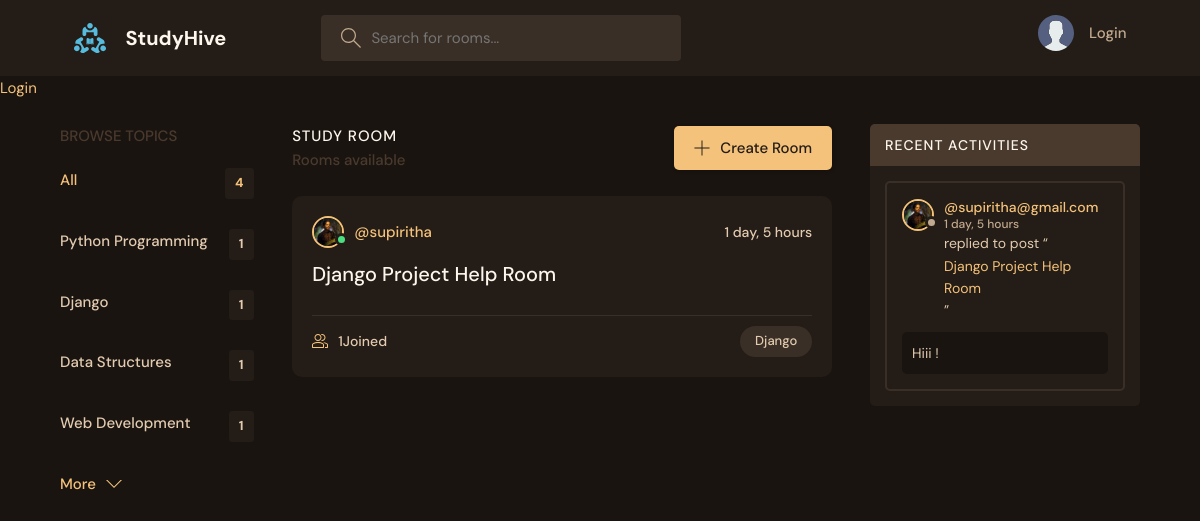
Screenshot of /?q=Django with the database file from the repository.
### base/models.py (models this page shows, shortened)
class Topic(models.Model):
    name = models.CharField(max_length=200)

class Room(models.Model):
    host = models.ForeignKey(User, on_delete=models.SET_NULL, null=True)
    topic = models.ForeignKey(Topic, on_delete=models.SET_NULL, null=True)
    name = models.CharField(max_length=200)
    description = models.TextField(null=True, blank=True)
    participants = models.ManyToManyField(User,related_name='participants',blank=True)
    updated = models.DateTimeField(auto_now=True)
    created = models.DateTimeField(auto_now_add=True)
    class Meta:
        ordering= ['-updated','-created']
    def __str__(self):
        return self.name

class User(AbstractUser):
    name = models.CharField(max_length=200, null=True)
    email = models.EmailField(unique=True, null=True)
    bio = models.TextField(null=True)
    avatar = models.ImageField(null=True, default="avatar.svg")
    USERNAME_FIELD = 'email'
    REQUIRED_FIELDS = []

class Message(models.Model):
    user = models.ForeignKey(User, on_delete=models.CASCADE)
    room = models.ForeignKey(Room, on_delete=models.CASCADE)
    body = models.TextField()
    file = models.FileField(upload_to='chat_files/', blank=True, null=True)
    updated = models.DateTimeField(auto_now=True)
    created = models.DateTimeField(auto_now_add=True)
    class Meta:
        ordering= ['-updated','-created']

### base/views.py (the view)
# urls.py: path('',views.home,name="home"),
def home(request):
    q=request.GET.get('q') if request.GET.get('q') != None else ''
    rooms=Room.objects.filter(
          Q(topic__name__icontains=q) |
          Q(name__icontains=q) |
          Q(description__icontains=q)
          )
    topics=Topic.objects.all()[0:5]
    room_count=rooms.count()
    room_messages=Message.objects.filter(Q(room__topic__name__icontains=q))
    context={"rooms":rooms,"topics":topics,"room_count":room_count,"room_messages":room_messages}
    return render(request,'base/home.html',context)

### base/templates/base/home.html (shortened to what this page needs)
{% extends 'main.html' %}
{% block content %}
<main class="layout layout--3">
      <div class="container">
          {% include 'base/topics_component.html' %}
        <div class="roomList">
          <div class="roomList__header">
            <div>
              <h2>Study Room</h2>
              <p>{{rooms_count}} Rooms available</p>
            </div>
            <a class="btn btn--main" href="{% url 'create-room' %}">
              <svg version="1.1" xmlns="http://www.w3.org/2000/svg" width="32" height="32" viewBox="0 0 32 32">
                <title>add</title>
                <path
                  d="M16.943 0.943h-1.885v14.115h-14.115v1.885h14.115v14.115h1.885v-14.115h14.115v-1.885h-14.115v-14.115z"
                ></path>
              </svg>
              Create Room
            </a>
          </div>
          {% include 'base/feed_component.html' %}
        </div>
         {% include 'base/activity_component.html' %}
      </div>
    </main>
{% endblock content %}

### base/templates/base/topics_component.html
<div class="topics">
          <div class="topics__header">
            <h2>Browse Topics</h2>
          </div>
          <ul class="topics__list">
            <li>
              <a href="{% url 'home' %}" class="active">All <span>{{topics.count}}</span></a>
            </li>
            {% for topic in topics %}
            <li>
              <a href="{% url 'home' %}?q={{topic.name}}">{{topic.name}}<span>{{topic.room_set.all.count}}</span></a>
            </li>
            {% endfor %}
          </ul>
          <a class="btn btn--link" href="{% url 'topics' %}">
            More
            <svg version="1.1" xmlns="http://www.w3.org/2000/svg" width="32" height="32" viewBox="0 0 32 32">
              <title>chevron-down</title>
              <path d="M16 21l-13-13h-3l16 16 16-16h-3l-13 13z"></path>
            </svg>
          </a>
        </div>

### base/templates/base/feed_component.html (shortened to what this page needs)
 {% for room in rooms %}
<div class="roomListRoom">
            <div class="roomListRoom__header">
              <a href="{% url 'user-profile' room.host.id %}" class="roomListRoom__author">
                <div class="avatar avatar--small active">
                  <img src="{{ room.host.avatar.url }}" />
                </div>
                <span>@{{room.host.username}}</span>
              </a>
              <div class="roomListRoom__actions">
                <span>{{room.created|timesince}}</span>
              </div>
            </div>
            <div class="roomListRoom__content">
              <a href="{% url 'room' room.id %}">{{room.name}}</a>
            </div>
            <div class="roomListRoom__meta">
              <a href="{% url 'room' room.id %}"class="roomListRoom__joined">
                {{room.participants.all.count}}Joined
              </a>
              <p class="roomListRoom__topic">{{room.topic.name}}</p>
            </div>
          </div>
 {% endfor %}

### base/templates/base/activity_component.html (shortened to what this page needs)
     <div class="activities">
          <div class="activities__header">
            <h2>Recent Activities</h2>
          </div>
          {% for message in room_messages %}
          <div class="activities__box">
            <div class="activities__boxHeader roomListRoom__header">
              <a href="{% url 'user-profile' message.user.id %}" class="roomListRoom__author">
                <div class="avatar avatar--small">
                  <img src="{{message.user.avatar.url}}" />
                </div>
                <p>
                  @{{message.user}}
                  <span>{{message.created|timesince}}</span>
                </p>
              </a>
            </div>
            <div class="activities__boxContent">
              <p>replied to post “<a href="{% url 'room' message.room.id %}">{{message.room}}</a>”</p>
              <div class="activities__boxRoomContent">
                {{message.body}}
              </div>
            </div>
          </div>
        {% endfor %}
        </div>

### rows the page displays
Topic: name "Python Programming", room_set.all.count "1"
Topic: name "Django", room_set.all.count "1"
Topic: name "Data Structures", room_set.all.count "1"
Topic: name "Web Development", room_set.all.count "1"
Room: host.avatar (picture), host.username "supiritha", created "1 day, 5 hours", name "Django Project Help Room", participants.all.count "1", topic.name "Django"
Message: user.avatar (picture), user "supiritha@gmail.com", created "1 day, 5 hours", room "Django Project Help Room", body "Hiii !"

### other values shown
{{ topics.count }} "4"
